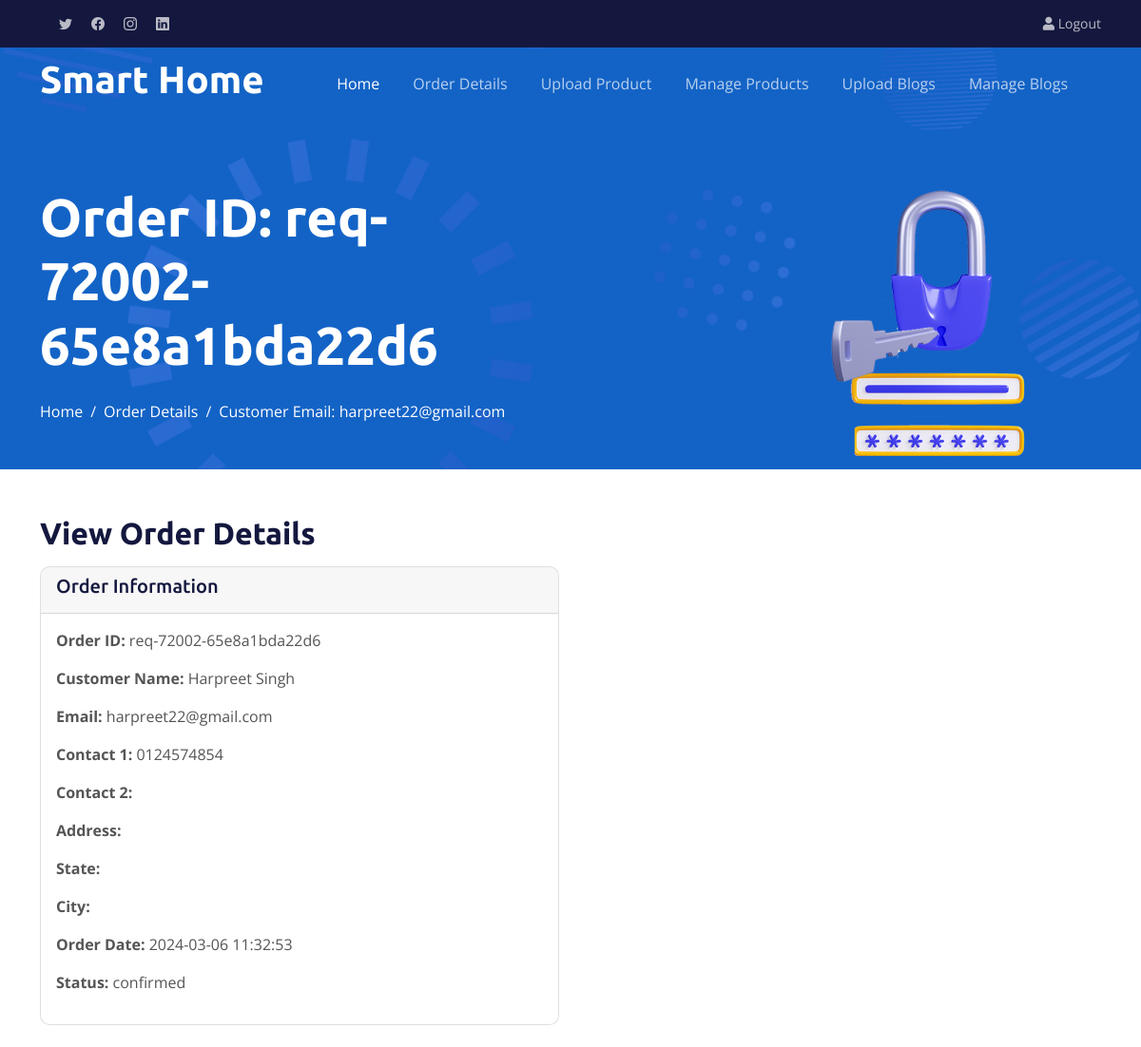
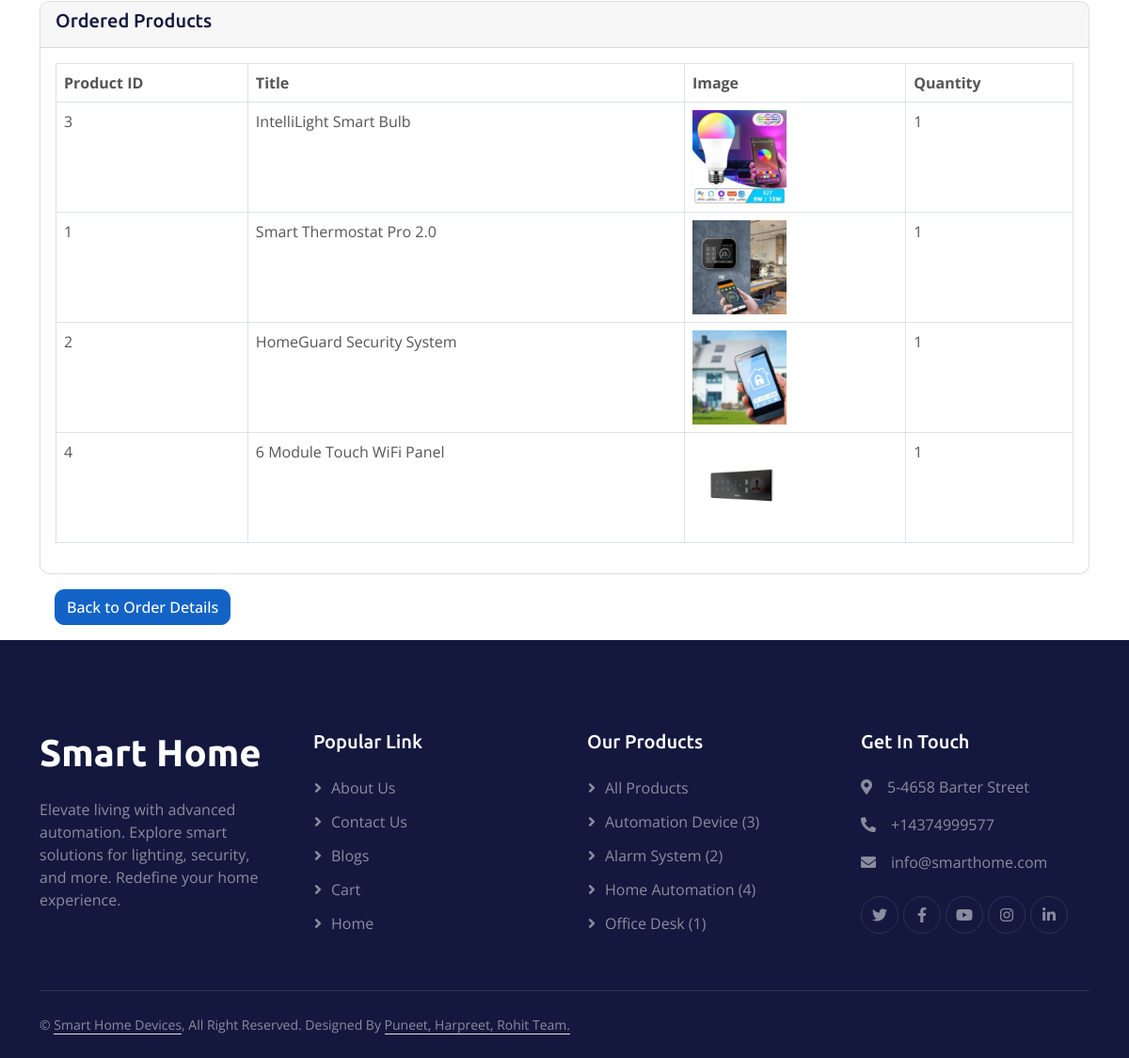
The page /view-user-order.php?order_id=req-72002-65e8a1bda22d6 (signed in) on the database its author committed (2 pictures, top to bottom).
### tables this page shows
CREATE TABLE IF NOT EXISTS `order_details` (
  `id` int NOT NULL AUTO_INCREMENT,
  `fname` varchar(50) NOT NULL,
  `email` varchar(100) NOT NULL,
  `user_id` varchar(15) NOT NULL,
  `contact1` varchar(15) NOT NULL,
  `contact2` varchar(15) NOT NULL,
  `address` varchar(500) NOT NULL,
  `state` varchar(30) NOT NULL,
  `city` varchar(30) NOT NULL,
  `orderdate` timestamp NULL DEFAULT CURRENT_TIMESTAMP,
  `orderid` varchar(50) DEFAULT NULL,
  `status` varchar(20) NOT NULL,
  PRIMARY KEY (`id`),
  UNIQUE KEY `id` (`id`),
  UNIQUE KEY `orderid` (`orderid`)
);

CREATE TABLE IF NOT EXISTS `order_items` (
  `id` int NOT NULL AUTO_INCREMENT,
  `user_id` varchar(15) NOT NULL,
  `product_id` text NOT NULL,
  `quantity` int NOT NULL,
  `orderid` varchar(50) NOT NULL,
  PRIMARY KEY (`id`)
);

CREATE TABLE IF NOT EXISTS `products` (
  `product_id` int NOT NULL AUTO_INCREMENT,
  `category` varchar(100) NOT NULL,
  `title` varchar(50) NOT NULL,
  `description` longtext NOT NULL,
  `image` varchar(400) NOT NULL,
  `date` timestamp NOT NULL DEFAULT CURRENT_TIMESTAMP,
  `keywords` varchar(500) NOT NULL,
  `price` int NOT NULL,
  PRIMARY KEY (`product_id`)
);

### view-user-order.php (the view, shortened to what this page needs)
<?php
include 'dbcon.php';
if (isset($_GET['order_id'])) {
    $order_id = $_GET['order_id'];
    $order_query = "SELECT * FROM order_details WHERE orderid = '$order_id'";
    $order_result = mysqli_query($conn, $order_query);
    $order_row = mysqli_fetch_assoc($order_result);
    $products_query = "SELECT products.*, order_items.quantity FROM products INNER JOIN order_items ON products.product_id = order_items.product_id WHERE order_items.orderid = '$order_id'";
    $products_result = mysqli_query($conn, $products_query);
}
?>
<!DOCTYPE html>
<html lang="en">
<head>
    <?php include_once('admin-header.php'); ?>
</head>
<body>
    <div class="container-fluid pt-5 bg-primary hero-header">
        <div class="container pt-5">
            <div class="row g-5 pt-5">
                <div class="col-lg-6 align-self-center text-center text-lg-start mb-lg-5">
                    <h1 class="display-4 text-white mb-4 animated slideInRight">Order ID: <?php echo $order_row['orderid']; ?></h1>
                    <nav aria-label="breadcrumb">
                        <ol class="breadcrumb justify-content-center justify-content-lg-start mb-0">
                            <li class="breadcrumb-item"><a class="text-white" href="#">Home</a></li>
                            <li class="breadcrumb-item"><a class="text-white" href="order-details.php">Order Details</a></li>
                            <li class="breadcrumb-item text-white active" aria-current="page"> Customer Email: <?php echo $order_row['email']; ?></li>
                        </ol>
                    </nav>
                </div>
                <div class="col-lg-6 align-self-end text-center text-lg-end">
                    <img class="img-fluid" src="img/login.png" alt="" style="max-height: 300px;">
                </div>
            </div>
        </div>
    </div>
    <div class="container mt-5">
        <h2 class="mb-3">View Order Details</h2>
        <?php if ($order_row) : ?>
            <div class="row">
                <div class="col-md-6">
                    <div class="card mb-4">
                        <div class="card-header">
                            <h5 class="card-title">Order Information</h5>
                        </div>
                        <div class="card-body">
                            <p><strong>Order ID:</strong> <?php echo $order_row['orderid']; ?></p>
                            <p><strong>Customer Name:</strong> <?php echo $order_row['fname']; ?></p>
                            <p><strong>Email:</strong> <?php echo $order_row['email']; ?></p>
                            <p><strong>Contact 1:</strong> <?php echo $order_row['contact1']; ?></p>
                            <p><strong>Contact 2:</strong> <?php echo $order_row['contact2']; ?></p>
                            <p><strong>Address:</strong> <?php echo $order_row['address']; ?></p>
                            <p><strong>State:</strong> <?php echo $order_row['state']; ?></p>
                            <p><strong>City:</strong> <?php echo $order_row['city']; ?></p>
                            <p><strong>Order Date:</strong> <?php echo $order_row['orderdate']; ?></p>
                            <p><strong>Status:</strong> <?php echo $order_row['status']; ?></p>
                        </div>
                    </div>
                </div>
            </div>
            <div class="row">
                <div class="col-md-12">
                    <div class="card">
                        <div class="card-header">
                            <h5 class="card-title">Ordered Products</h5>
                        </div>
                        <div class="card-body">
                            <div class="table-responsive">
                                <table class="table table-bordered">
                                    <thead>
                                        <tr>
                                            <th>Product ID</th>
                                            <th>Title</th>
                                            <th>Image</th>
                                            <th>Quantity</th>
                                        </tr>
                                    </thead>
                                    <tbody>
                                        <?php while ($product_row = mysqli_fetch_assoc($products_result)) : ?>
                                            <tr>
                                                <td><?php echo $product_row['product_id']; ?></td>
                                                <td><?php echo $product_row['title']; ?></td>
                                                <td><img src="<?php echo $product_row['image']; ?>" alt="<?php echo $product_row['title']; ?>" style="max-width: 100px;"></td>
                                                <td><?php echo $product_row['quantity']; ?></td>
                                            </tr>
                                        <?php endwhile; ?>
                                    </tbody>
                                </table>
                            </div>
                        </div>
                    </div>
                </div>
            </div>
        <?php else : ?>
            <div class="alert alert-info" role="alert">No order found with the provided ID.</div>
        <?php endif; ?>
        <a href="order-details.php" class="btn btn-primary m-3">Back to Order Details</a>
    </div>
    <?php include_once('footer.php'); ?>

### css/style.css (style rules this page uses)
h1, h2, h3, .fw-bold { font-weight: 700 !important; }
h4, h5, h6, .fw-medium { font-weight: 500 !important; }
.btn { font-weight: 500; transition: .5s; }
.hero-header { margin-top: -75px; background: url(../img/bg-hero.png) center center no-repeat; background-size: cover; }
.hero-header .breadcrumb-item+.breadcrumb-item::before { color: var(--light); }
:root { --primary: #1363C6; --secondary: #15ACE1; --light: #F4F7FE; --dark: #14183E; }

### rows shown on the page
order_details: orderid "req-72002-65e8a1bda22d6", email "harpreet22@gmail.com", fname "Harpreet Singh", contact1 "0124574854", orderdate "2024-03-06 11:32:53", status "confirmed"
order_items: product.product_id "3", product.title "IntelliLight Smart Bulb", product.image (picture), quantity "1"
order_items: product.product_id "1", product.title "Smart Thermostat Pro 2.0", product.image (picture), quantity "1"
order_items: product.product_id "2", product.title "HomeGuard Security System", product.image (picture), quantity "1"
order_items: product.product_id "4", product.title "6 Module Touch WiFi Panel", product.image (picture), quantity "1"

### other values the page prints
$category "Automation Device"
$count "3"
$category "Alarm System"
$count "2"
$category "Home Automation"
$count "4"
$category "Office Desk"
$count "1"
